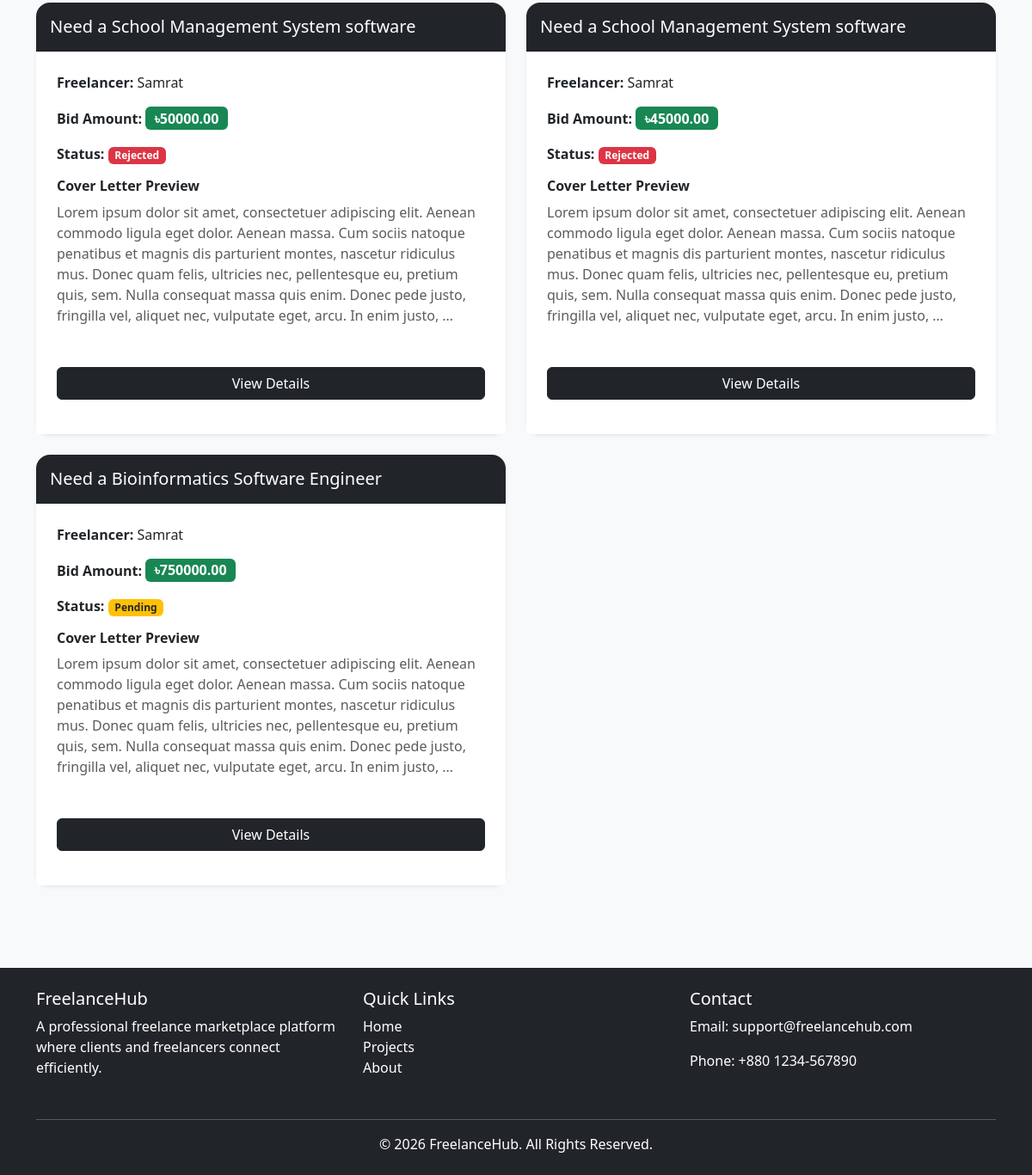
The app's page /proposals/dashboard/ (signed in, lower part), older data.
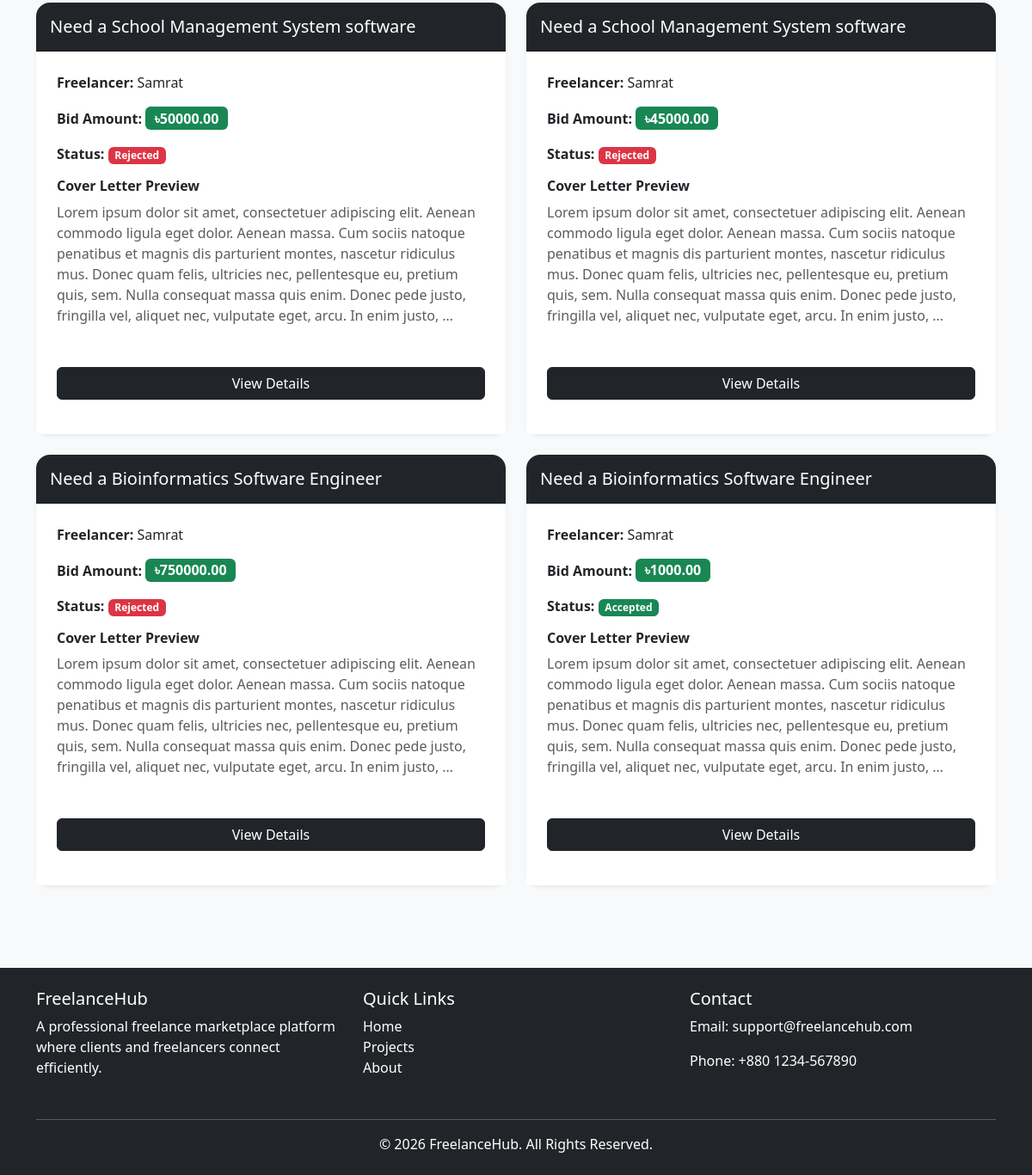
The same page, newer data.
### proposals/models.py (models this page shows, shortened)
class Proposal(models.Model):
    STATUS_CHOICES = (
        ('pending', 'Pending'),
        ('accepted', 'Accepted'),
        ('rejected', 'Rejected'),
    )
    project = models.ForeignKey(Project,on_delete=models.CASCADE,related_name='proposals')
    freelancer = models.ForeignKey(settings.AUTH_USER_MODEL,on_delete=models.CASCADE,related_name='proposals')
    cover_letter = models.TextField()
    bid_amount = models.DecimalField(max_digits=10,decimal_places=2)
    status = models.CharField(max_length=20,choices=STATUS_CHOICES,default='pending')
    created_at = models.DateTimeField(auto_now_add=True)

### projects/models.py (models this page shows, shortened)
class Project(models.Model):
    client = models.ForeignKey(settings.AUTH_USER_MODEL,on_delete=models.CASCADE,related_name='projects')
    category = models.ForeignKey(Category,on_delete=models.CASCADE)
    title = models.CharField(max_length=200)
    description = models.TextField()
    budget = models.DecimalField(max_digits=10,decimal_places=2)
    deadline = models.DateField()
    created_at = models.DateTimeField(auto_now_add=True)

### accounts/models.py (models this page shows, shortened)
class User(AbstractUser):
    role= models.CharField(max_length=50,choices=ROLE_CHOICES)
    is_verified= models.BooleanField(default=False)

### proposals/views.py (the view)
# urls.py: path('dashboard/',views.proposal_dashboard,name='proposal_dashboard'),
@login_required
def proposal_dashboard(request):
    proposals = Proposal.objects.filter(
        project__client=request.user
    )
    for proposal in proposals:
        proposal.conversation = Conversation.objects.filter(
            project=proposal.project,
            freelancer=proposal.freelancer
        ).first()
    return render(
        request,
        'proposals/dashboard.html',
        {
            'proposals': proposals
        }
    )

### notifications/context_processors.py (called while the page is built)
def notification_count(request):
    count = 0
    if request.user.is_authenticated:
        count = Notification.objects.filter(
            user=request.user,
            is_read=False
        ).count()
    return {
        'notification_count': count
    }

### proposals/templates/proposals/dashboard.html (shortened to what this page needs)
{% extends 'base.html' %} {% block content %}
<div class="container py-5">
  {% if proposals %}
  <div class="row g-4">
    {% for proposal in proposals %}
    <div class="col-lg-6 col-md-6 col-12">
      <div class="card border-0 shadow-sm rounded-4 h-100">
        <div class="card-header bg-dark text-white py-3 rounded-top-4">
          <h5 class="mb-0">{{ proposal.project.title }}</h5>
        </div>
        <div class="card-body p-4">
          <p class="mb-3">
            <strong> Freelancer: </strong>
            {{ proposal.freelancer.first_name }}
          </p>
          <p class="mb-3">
            <strong> Bid Amount: </strong>
            <span class="badge bg-success fs-6">
              ৳{{ proposal.bid_amount }}
            </span>
          </p>
          <p class="mb-3">
            <strong> Status: </strong>
            {% if proposal.status == 'pending' %}
            <span class="badge bg-warning text-dark"> Pending </span>
            {% elif proposal.status == 'accepted' %}
            <span class="badge bg-success"> Accepted </span>
            {% else %}
            <span class="badge bg-danger"> Rejected </span>
            {% endif %}
          </p>
          <div>
            <h6 class="fw-bold mb-2">Cover Letter Preview</h6>
            <p class="text-muted mb-0">
              {{ proposal.cover_letter|truncatewords:55 }}
            </p>
          </div>
        </div>
        <div class="card-footer bg-white border-0 p-4">
          <a
            href="{% url 'proposal_detail' proposal.id %}"
            class="btn btn-dark w-100 mb-3"
          >
            View Details
          </a>
        </div>
      </div>
    </div>
    {% endfor %}
  </div>
  {% else %}
  <div class="card border-0 shadow-sm rounded-4 p-5 text-center">
    <h4 class="fw-bold">No Proposals Yet</h4>
    <p class="text-muted mb-0">Freelancers have not submitted proposals yet.</p>
  </div>
  {% endif %}
</div>
{% endblock %}

Row changes from the older to the newer data that the page shows:
changed Proposal (number 3 of 4 on the later page): status "Pending" → "Rejected"
added Proposal: project "Need a Bioinformatics Software Engineer", freelancer.first_name "Samrat", bid_amount "1000.00", status "Accepted", cover_letter "Lorem ipsum dolor sit amet, consectetuer adipiscing elit. Aenean commodo ligula eget dolor. Aenean massa. Cum sociis natoque penatibus et magnis dis parturient montes, nascetur ridiculus mus. Donec quam felis, ultricies nec, pellentesque eu, pretium quis, sem. Nulla consequat massa quis enim. Donec pede justo, fringilla vel, aliquet nec, vulputate eget, arcu. In enim justo, …"
